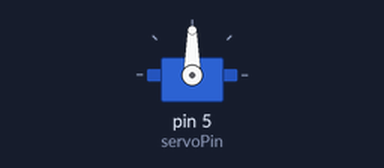
A sketch run on a simulated Arduino Uno, built with avr-gcc and run on an emulated ATmega328P. Parts: servo.

Above: at 0.05 s.
Timing chart, 0 to 11.7 s (numbered marks = the images above):
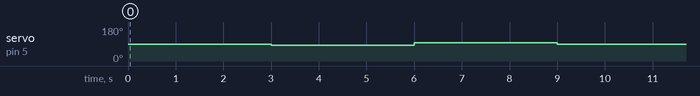

The sketch:

Servo_Test_Sketch.ino
```cpp
/*PWM does not seem to correspond to a particular position and degree --> PWM conversion may need to be adjusted
 * To calculate PWM/degree ratio:
 *    Adjust code below so that antenna sweeps out approximately a 180 degree semi-circle
 *    Divide PWM corresponding to 180 degrees by 180 (eg. if 120 PWM = 180 degrees, then degree --> PWM = 2/3)
 *    #define new value at top of antenna code
 *
 * NOTES:
 *    1500 is midpoint for Hitec 785 motor
 *    90 degrees ususally approximates to between 60-63 PWM
*/
#include <Servo.h>

int servoPin = 5;

Servo servo;

int angle = 0;   // servo position in degrees
int pos = 0;   // servo position in PWM

void setup()
{
  servo.attach(servoPin, 600, 2400);
}

void loop()
{
  servo.writeMicroseconds(1500);
  delay(3000);
  servo.writeMicroseconds(1440);
//  servo.writeMicroseconds(610); //Far left position
  delay(3000);
  servo.writeMicroseconds(1560);
//  servo.writeMicroseconds(2390); //Far right position
  delay(3000);
}
```

Measured:
- by itself, servo on pin 5 (servoPin): repeats every 9.0 s: 96° 3.0 s, 90° 3.0 s, 84° 3.0 s
